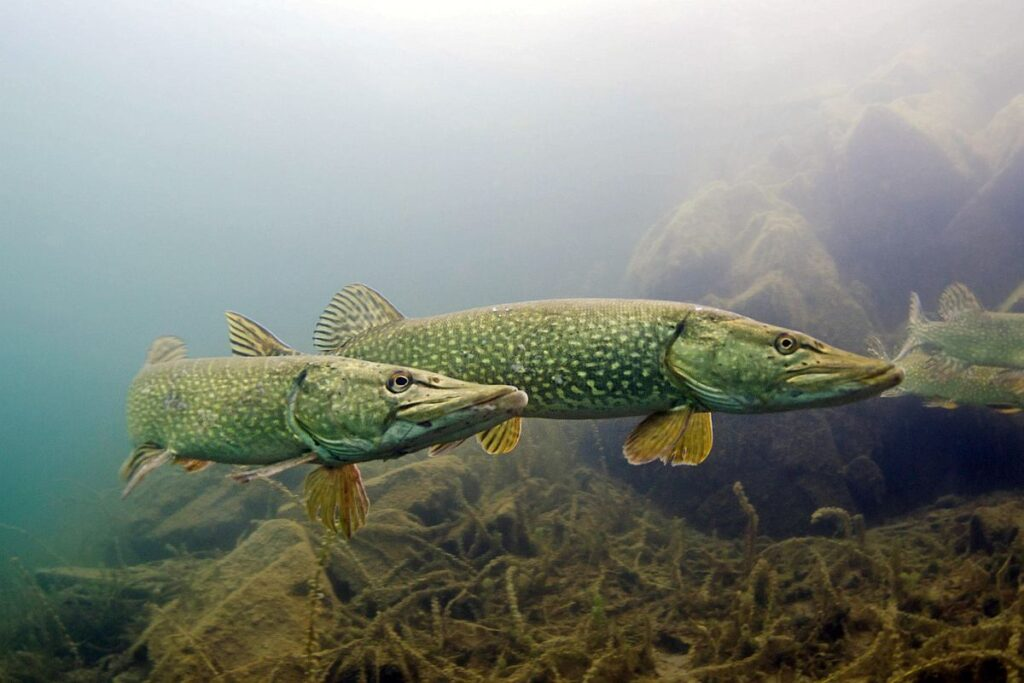
#> input picture Lab 2/szczupak.jpg, 1024 x 683 px
$ jupyter execute --allow-errors 'image interpolation.ipynb'   (shell and % lines are left out)
#> lines starting #> are read from the running program, lines starting #| are printed output that depends on the picture
### Lab 2/src/downsampled.py
import numpy as np
from numpy.typing import NDArray
import torch
import torch.nn.functional as Funct

def downsample_grey(image: NDArray, kernel_size: int = 2, step: int = 2) -> NDArray:
    image_tensor = torch.tensor(image, dtype=torch.float32).unsqueeze(0).unsqueeze(0)
    kernel = torch.ones((1, 1, kernel_size, kernel_size)) / (kernel_size ** 2)

    convolved_image = Funct.conv2d(image_tensor, kernel, stride = step, padding=0)
    return convolved_image.squeeze().numpy()

def downsample_RGB(image: NDArray, kernel_size: int = 2, step: int = 2) -> NDArray:

    if image.ndim != 3 or image.shape[2] != 3:
        raise ValueError("Input image must be a 3D RGB image with shape (height, width, 3).")

    image_tensor = torch.tensor(image, dtype=torch.float32).permute(2, 0, 1).unsqueeze(0)
    kernel = torch.ones((3, 1, kernel_size, kernel_size)) / (kernel_size ** 2)

    convolved_image = Funct.conv2d(image_tensor, kernel, stride=step, padding=0, groups=3)
    return convolved_image.squeeze(0).permute(1, 2, 0).numpy()

### Lab 2/image interpolation.ipynb
[cell 1]
import sys

sys.path.append(".../src")

[cell 2]
from src.downsampled import downsample_grey , downsample_RGB
from src.interpolation import conv_interpolate,color_image_intepolate, grey_image_interpolate
from src.kernels import sample_hold_kernel, nearest_neighbour_kernel, linear_kernel
from src.mse import calculate_mse

import numpy as np
from numpy.typing import NDArray
from skimage import io, transform, color
from matplotlib import pyplot as plt

[cell 3]
color_img=io.imread('szczupak.jpg')
#> color_img is the input picture: shape (683, 1024, 3); mean R, G, B 129.2, 134.3, 124.8
color_img=transform.resize(color_img, output_shape=(600,1000,3))
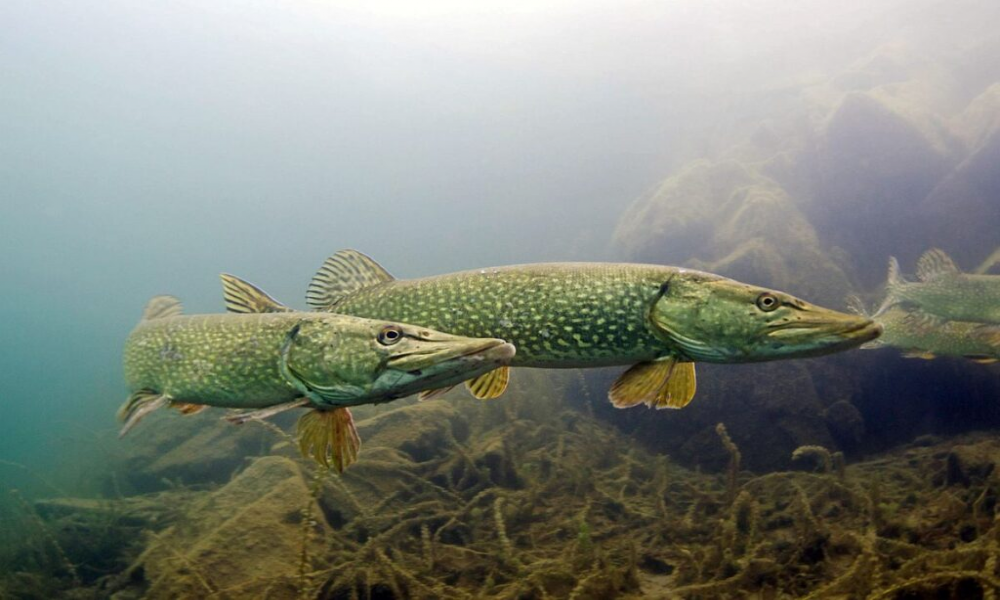
#> color_img: shape (600, 1000, 3) float64; mean R, G, B 0.507, 0.527, 0.49

grey_img = color.rgb2gray(color_img)
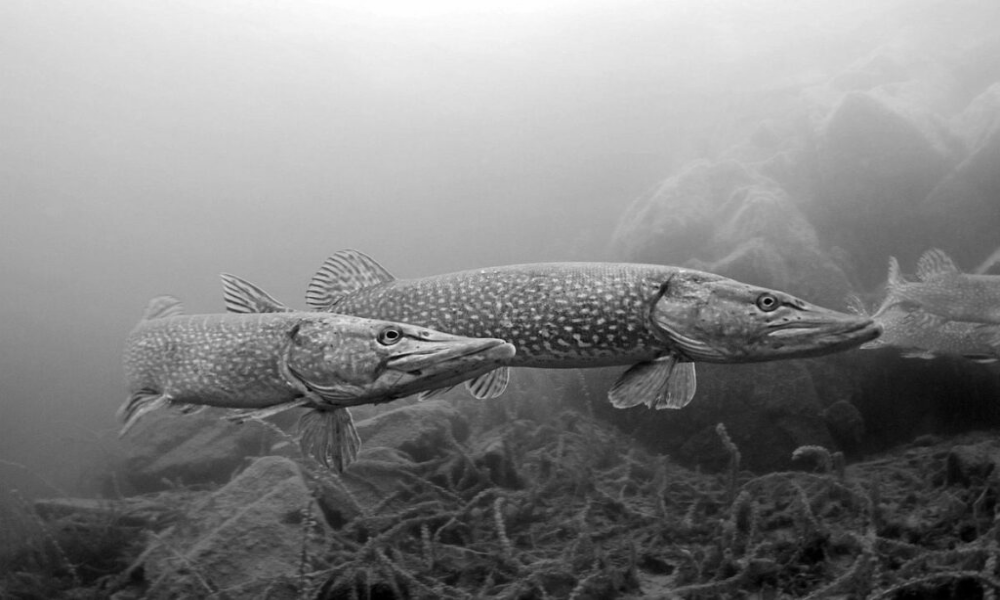
#> grey_img: shape (600, 1000) float64; min 0.000565, max 0.999, mean 0.52

plt.figure(figsize=(12, 6))

plt.subplot(1, 2, 1)
plt.imshow(color_img)
plt.title("Kolorowy obraz")
plt.xlabel(f"Width: {color_img.shape[1]}, Height: {color_img.shape[0]}")
plt.axis('on')

plt.subplot(1, 2, 2)
plt.imshow(grey_img, cmap='gray')
plt.title("Obraz w odcieniach szarości")
plt.xlabel(f"Width: {grey_img.shape[1]}, Height: {grey_img.shape[0]}")
plt.axis('on')
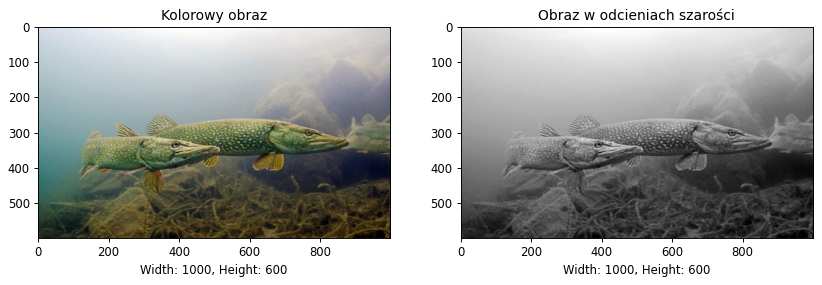
#> figure drawn by matplotlib, 2 panels

#> (a cell that did not finish here is left out)

img=io.imshow(downsampled_grey_img)

#> (a cell that did not finish here is left out)
